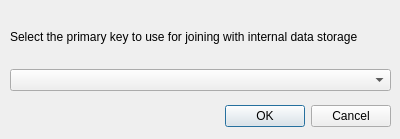
<?xml version="1.0" encoding="UTF-8"?>
<ui version="4.0">
 <class>QgsNewAuxiliaryLayerDialogBase</class>
 <widget class="QDialog" name="QgsNewAuxiliaryLayerDialogBase">
  <property name="geometry">
   <rect>
    <x>0</x>
    <y>0</y>
    <width>400</width>
    <height>139</height>
   </rect>
  </property>
  <property name="windowTitle">
   <string>Auxiliary storage : choose primary key</string>
  </property>
  <widget class="QDialogButtonBox" name="buttonBox">
   <property name="geometry">
    <rect>
     <x>50</x>
     <y>100</y>
     <width>341</width>
     <height>32</height>
    </rect>
   </property>
   <property name="orientation">
    <enum>Qt::Horizontal</enum>
   </property>
   <property name="standardButtons">
    <set>QDialogButtonBox::Cancel|QDialogButtonBox::Ok</set>
   </property>
  </widget>
  <widget class="QWidget" name="verticalLayoutWidget">
   <property name="geometry">
    <rect>
     <x>10</x>
     <y>10</y>
     <width>381</width>
     <height>81</height>
    </rect>
   </property>
   <layout class="QVBoxLayout" name="verticalLayout">
    <item>
     <widget class="QLabel" name="label">
      <property name="text">
       <string>Select the primary key to use for joining with internal data storage</string>
      </property>
      <property name="wordWrap">
       <bool>true</bool>
      </property>
     </widget>
    </item>
    <item>
     <widget class="QComboBox" name="comboBox"/>
    </item>
   </layout>
  </widget>
 </widget>
 <resources/>
 <connections>
  <connection>
   <sender>buttonBox</sender>
   <signal>accepted()</signal>
   <receiver>QgsNewAuxiliaryLayerDialogBase</receiver>
   <slot>accept()</slot>
   <hints>
    <hint type="sourcelabel">
     <x>248</x>
     <y>254</y>
    </hint>
    <hint type="destinationlabel">
     <x>157</x>
     <y>274</y>
    </hint>
   </hints>
  </connection>
  <connection>
   <sender>buttonBox</sender>
   <signal>rejected()</signal>
   <receiver>QgsNewAuxiliaryLayerDialogBase</receiver>
   <slot>reject()</slot>
   <hints>
    <hint type="sourcelabel">
     <x>316</x>
     <y>260</y>
    </hint>
    <hint type="destinationlabel">
     <x>286</x>
     <y>274</y>
    </hint>
   </hints>
  </connection>
 </connections>
</ui>
